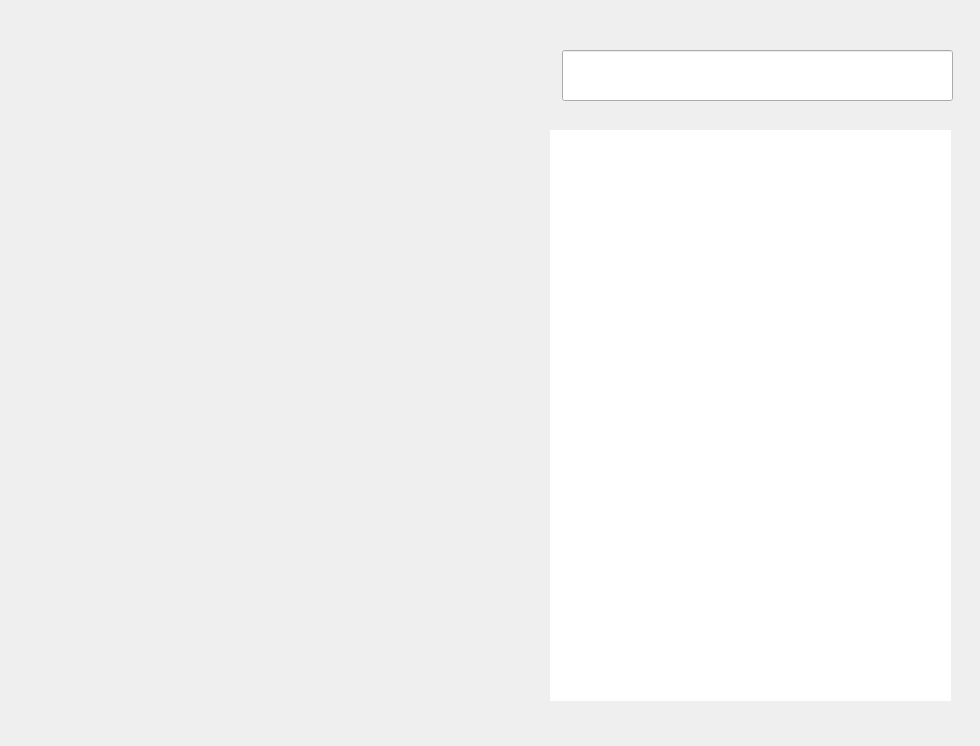
<?xml version="1.0" encoding="UTF-8"?>
<ui version="4.0">
 <class>BookPreview</class>
 <widget class="QWidget" name="BookPreview">
  <property name="geometry">
   <rect>
    <x>0</x>
    <y>0</y>
    <width>980</width>
    <height>746</height>
   </rect>
  </property>
  <property name="windowTitle">
   <string>Form</string>
  </property>
  <widget class="QTextEdit" name="textEdit_info">
   <property name="geometry">
    <rect>
     <x>550</x>
     <y>130</y>
     <width>401</width>
     <height>571</height>
    </rect>
   </property>
   <property name="font">
    <font>
     <pointsize>12</pointsize>
    </font>
   </property>
   <property name="frameShape">
    <enum>QFrame::NoFrame</enum>
   </property>
   <property name="frameShadow">
    <enum>QFrame::Sunken</enum>
   </property>
   <property name="readOnly">
    <bool>true</bool>
   </property>
  </widget>
  <widget class="QLabel" name="label_cover">
   <property name="geometry">
    <rect>
     <x>30</x>
     <y>30</y>
     <width>471</width>
     <height>691</height>
    </rect>
   </property>
   <property name="text">
    <string/>
   </property>
  </widget>
  <widget class="QLineEdit" name="lineEdit_title">
   <property name="geometry">
    <rect>
     <x>562</x>
     <y>50</y>
     <width>391</width>
     <height>51</height>
    </rect>
   </property>
   <property name="font">
    <font>
     <pointsize>15</pointsize>
    </font>
   </property>
   <property name="alignment">
    <set>Qt::AlignCenter</set>
   </property>
   <property name="readOnly">
    <bool>true</bool>
   </property>
  </widget>
 </widget>
 <resources/>
 <connections/>
</ui>
